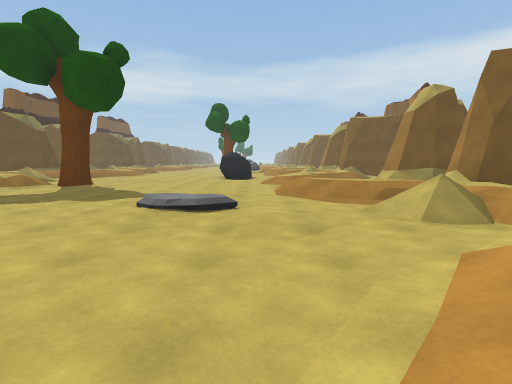
view 1 (above)

19 first-person views from a walk through a 3-D level made in the Unity game engine. The camera is 1.4 m above the floor, tilts 6° down and sees 85° across. The floor is counted in squares, 2 m on a side. Each view is taken from the middle of a square. On the plan, view 1 faces up. The plan holds only what a view shows up to about 9 squares ahead; the rest is blank. The place goes on beyond the plan. The player is left out.

view 2
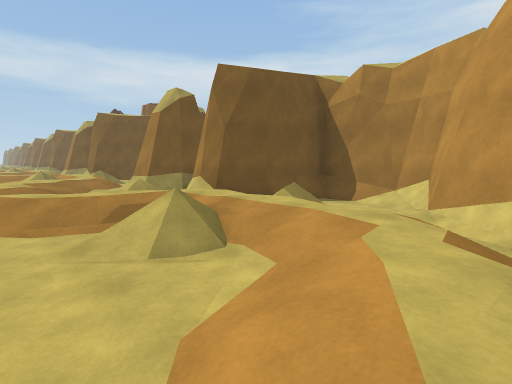

view 3
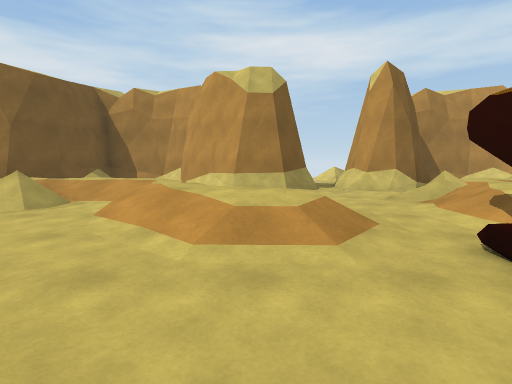

view 4
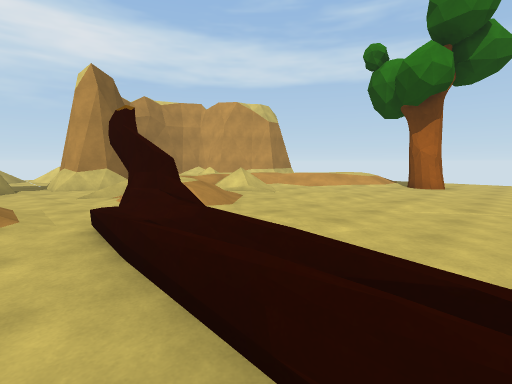

view 5
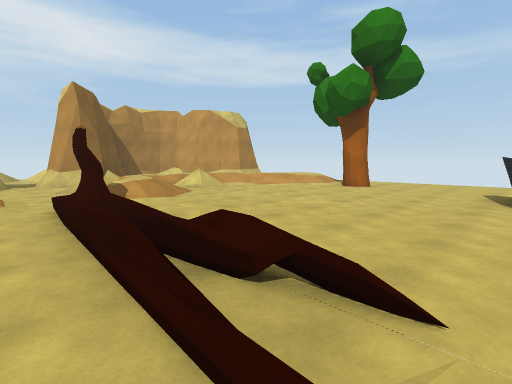

view 6
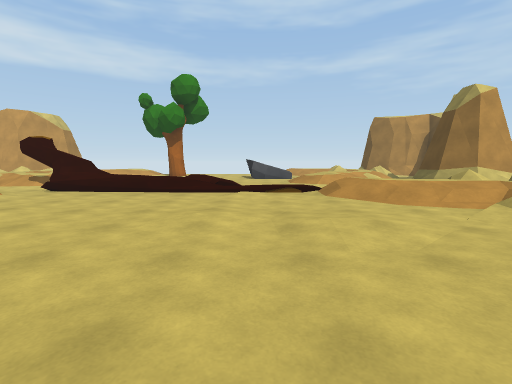

view 7
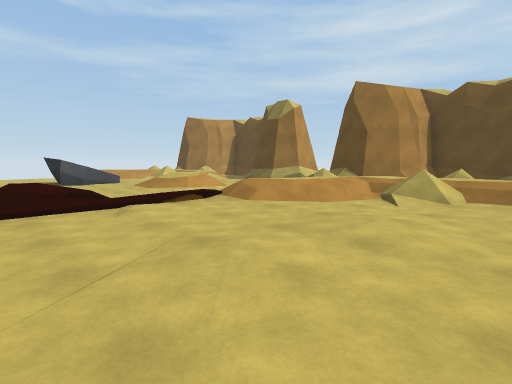

view 8
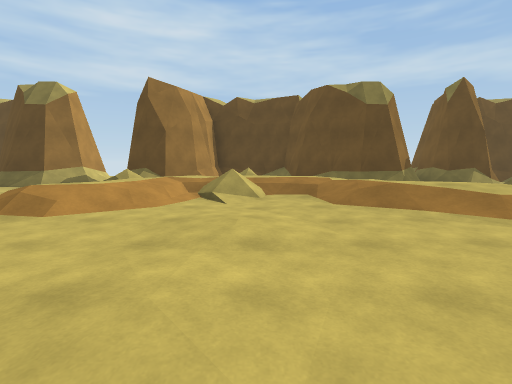

view 9
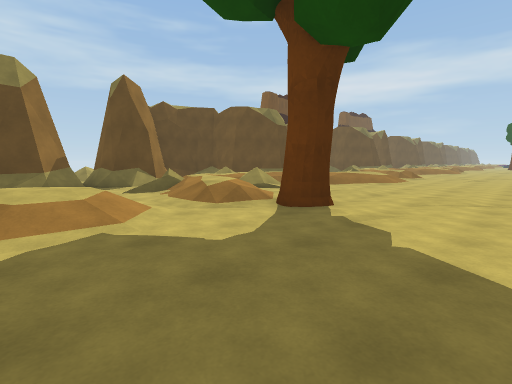

view 10
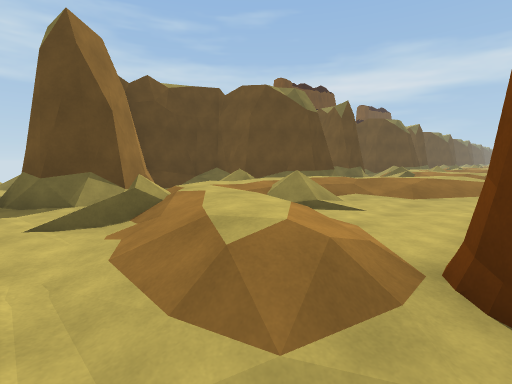

view 11
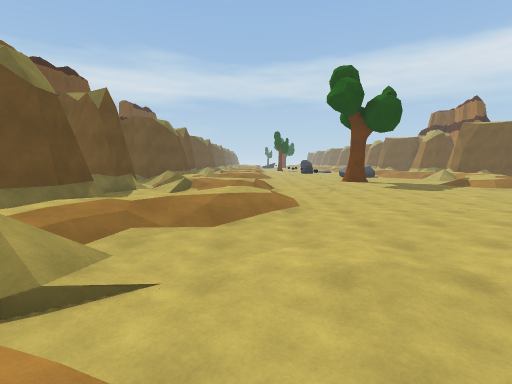

view 12
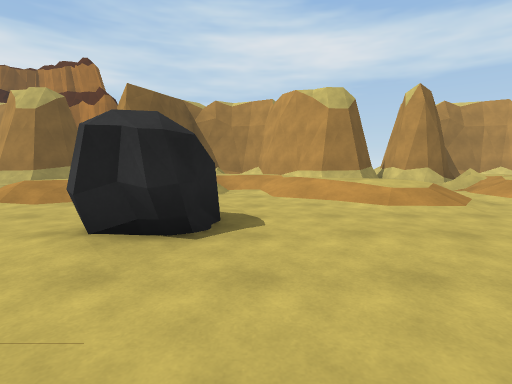

view 13
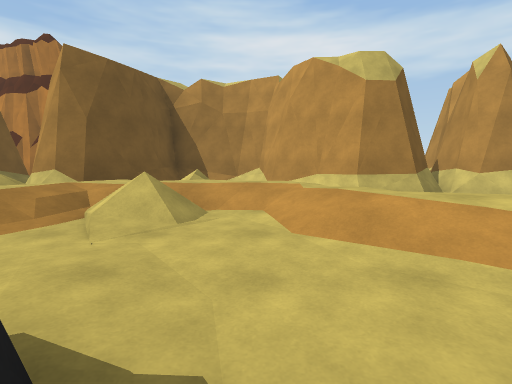

view 14
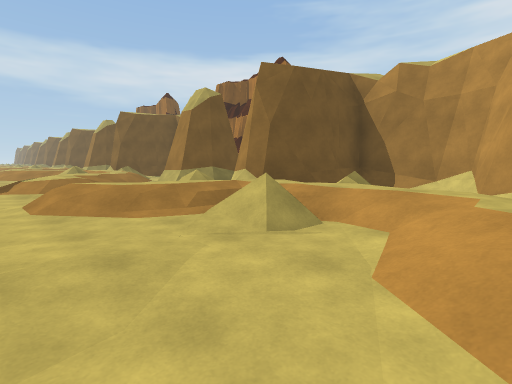

view 15
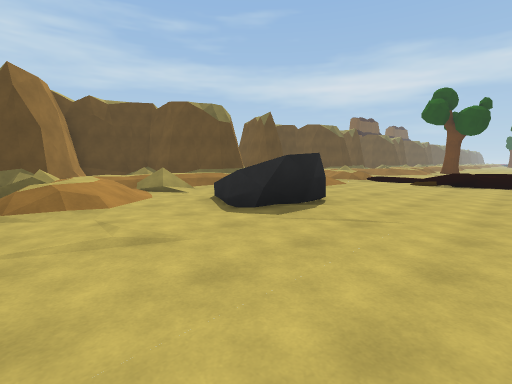

view 16
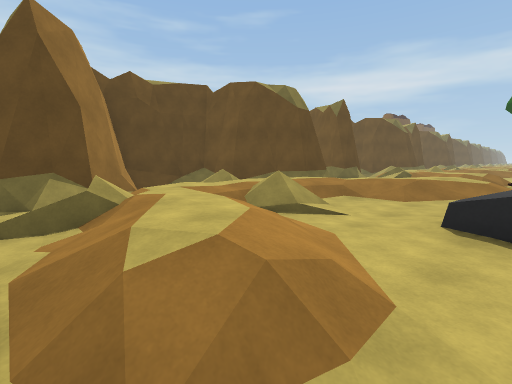

view 17
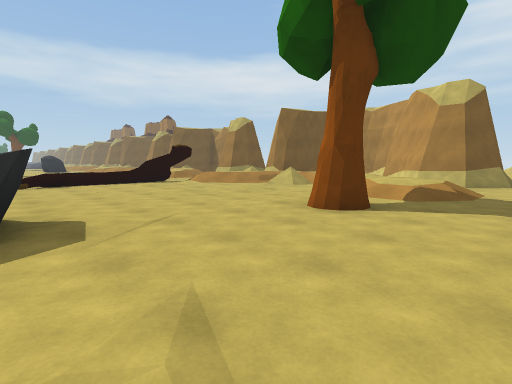

view 18
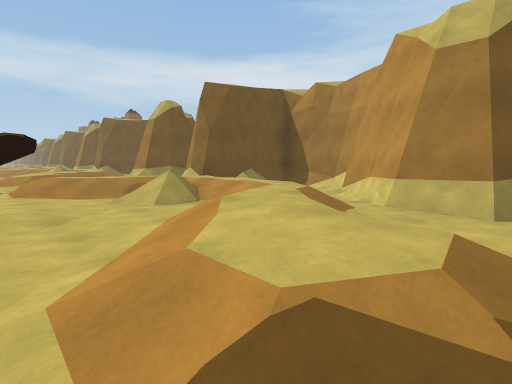

view 19
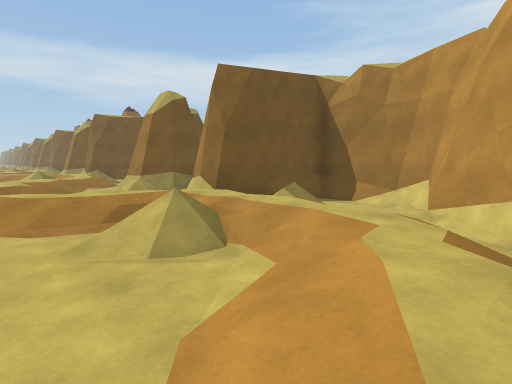

### Floor plan
Key: @ floor where view 1 was taken; # wall or solid block; x gap in a wall; . main floor; - floor 0.25 m lower than the main floor; : floor 0.5 m higher than the main floor; + floor 0.75 m higher than the main floor; * floor 1.5 m higher than the main floor; / step, stairs or slope; = window, fence, low wall or low ledge; T tree; R rock.
Columns run from 16 left of view 1 to 8 right of it. Each row starts with its distance up from view 1.
 19                 .:/  #
 18     ##////.........  ##
 17     ...   ......./   #
 16      #    ......./+/ ##
 15      #  /:.......//++/##
 14     ## /+/........//+  #
 13   ### /:/......R/.//+/ #
 12   #/  +/.........../:./#
 11   #- /+//........//+//##
 10   ##/.+//......../+/.##
  9    ##//++/T......//. #
  8 // ###////.........  ##
  7 /.  #/.........../// ####
  6     ##  //......./++/###
  5     ##  +/..... ..//+.##
  4     #  ++/...../..//+/.##
  3       :/.........../+../#
  2   #/  +/..........//:.###
  1   #/  +//......../+//##
  0   ### +://......@:/..##
 -1     ##//+/.......//..##
 -2     #/   / .===##......
 -3     x/  .........///.##
 -4      #. //......./++/##
 -5     ##. +/........//+.##
 -6    ##  ++/........//+/.##
 -7   ##  :/.. R......./+../#
 -8   #/ /+/.. *......//:.###
 -9   #/ /+//.//...../+//##
-10   ###.+://.....T.:/..##
-11      #//+/.......//..##
-12      #././...........

Positions as (right, up) in squares from view 1, and headings:
1: (0, 0), facing up
2: (1, 1), facing up-right
3: (-2, 0), facing right
4: (-3, -1), facing down-right
5: (-5, -1), facing down-right
6: (-5, 5), facing down
7: (-3, 3), facing down-left
8: (-3, 2), facing left
9: (-3, 5), facing up-left
10: (-6, 7), facing up-left
11: (-7, 9), facing up
12: (-4, 12), facing right
13: (-1, 12), facing right
14: (0, 11), facing up-right
15: (-2, -12), facing up-left
16: (-6, -12), facing up-left
17: (-5, -12), facing up-right
18: (0, -11), facing up-right
19: (1, -9), facing up-right
